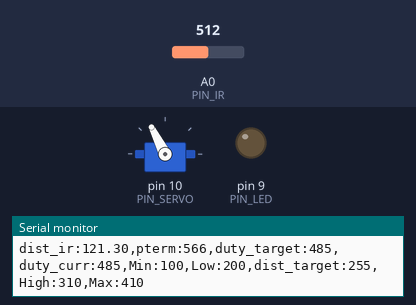
Bench run of a sketch on a simulated Arduino Uno, built with avr-gcc and run on an emulated ATmega328P. Shown: servo, output pins drawn as LEDs (lit = HIGH), the last lines printed to the serial monitor. The inputs (shaded band) are chosen by the test bench; at power-on: A0 (PIN_IR) = 512.

Above: at 1.7 s.
1.8 s: A0 (PIN_IR) set to 245
At 3.4 s:
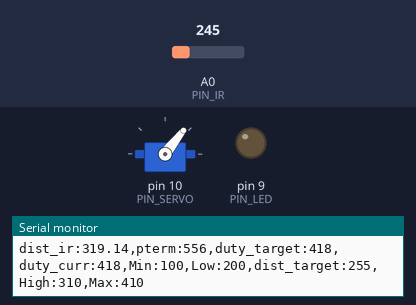
3.7 s: A0 (PIN_IR) set to 265
At 4.3 s:
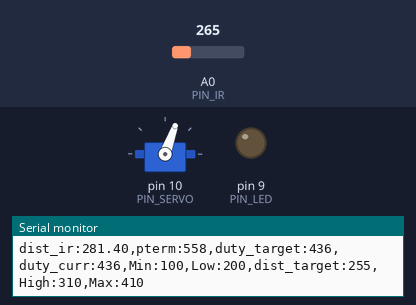
Timing chart, 0 to 6.7 s (numbered marks = the images above; inputs shaded):
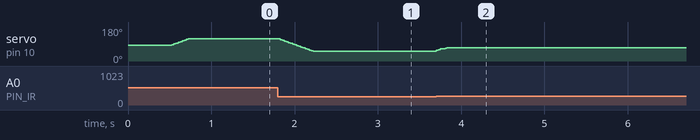

Measured:
- after the input at 1.8 s, servo on pin 10 (PIN_SERVO): moves from 117° to 52° over 0.40 s, starting at once
- after the input at 3.7 s, servo on pin 10 (PIN_SERVO): 52° → 69° at once, → 70° 0.21 s later

The sketch:

p_control.ino
```cpp
#include <Servo.h>
#define PIN_SERVO 10
#define PIN_LED 9
#define PIN_IR A0

#define DIST_TARGET 255
#define DIST_MIN 100
#define DIST_MAX 410

#define DIST_ALPHA 0.3

#define DUTY_MIN 1080
#define DUTY_NEU 1400
#define DUTY_MAX 1750

#define SERVO_ANGLE 30
#define SERVO_SPEED 30

#define INTERVAL_DIST 20
#define INTERVAL_SERVO 25
#define INTERVAL_SERIAL 50

#define _KP 2.5

Servo myservo;

float dist_target = DIST_TARGET;
float dist_raw,dist_ema;

unsigned long last_sampling_time_dist,last_sampling_time_servo,last_sampling_time_serial;
bool event_dist, event_servo, event_serial;

int duty_chg_per_interval;
int duty_target, duty_curr;

float error_curr, error_prev, control, pterm, dterm, iterm;


void setup() {
  myservo.attach(PIN_SERVO);
  pinMode(PIN_LED,OUTPUT);

  myservo.writeMicroseconds(DUTY_NEU);
  duty_curr = DUTY_NEU;
  delay(500);

  Serial.begin(57600);
  duty_chg_per_interval = (DUTY_MAX-DUTY_MIN) * (SERVO_SPEED / 12.0) *(INTERVAL_SERVO/1000.0);
  //(duty_target-duty_curr//microseconds)*(servo_speed/duty gap-->angle conversion)*(interval/1000.0)
  last_sampling_time_dist = 500;
  last_sampling_time_servo = 500;
  last_sampling_time_serial = 500;

  event_dist = false;
  event_servo = false;
  event_serial = false;
}

void loop() {
  // put your main code here, to run repeatedly:
  if (millis() >= last_sampling_time_dist + INTERVAL_DIST) event_dist= true;
  if (millis() >= last_sampling_time_servo + INTERVAL_SERVO) event_servo= true;
  if (millis() >= last_sampling_time_serial + INTERVAL_SERIAL) event_serial= true;

  if(event_dist){
    event_dist = false;
    dist_raw = ir_distance();
    dist_ema = DIST_ALPHA * dist_raw + (1-DIST_ALPHA) * dist_ema;
    dist_raw = dist_ema;

    error_curr = dist_target - dist_raw;
    pterm = error_curr;
    control = _KP*pterm; // pterm + dterm + iterm
    duty_target = DUTY_NEU + control*2  ;
    duty_target = min(max(duty_target,DUTY_MIN),DUTY_MAX);
    last_sampling_time_dist += INTERVAL_DIST;
  }

  if(event_servo){
    event_servo = false;
    if(duty_target > duty_curr){
      duty_curr += duty_chg_per_interval;
      if(duty_curr >= duty_target) duty_curr = duty_target;
    }
    else {
      duty_curr -= duty_chg_per_interval;
      if(duty_curr < duty_target) duty_curr = duty_target;
    }
   myservo.writeMicroseconds(duty_curr);
   last_sampling_time_servo += INTERVAL_SERVO;
  }

  if(event_serial) {
    event_serial = false;
    Serial.print("dist_ir:");
    Serial.print(dist_raw);
    Serial.print(",pterm:");
    Serial.print(map(pterm,-1000,1000,510,610));
    Serial.print(",duty_target:");
    Serial.print(map(duty_target,1000,2000,410,510));
    Serial.print(",duty_curr:");
    Serial.print(map(duty_curr,1000,2000,410,510));
    Serial.println(",Min:100,Low:200,dist_target:255,High:310,Max:410");

    last_sampling_time_serial += INTERVAL_SERIAL;
  }
}

float ir_distance(void){
  float val;
  float cali;
  float volt = float(analogRead(PIN_IR));
  val = ((6762.0/(volt-9.0))-4.0) * 10.0;

  if (val < 181.0) cali = 100 + 100.0 / (181 - 71) * (val - 71);
  else if (val < 234.0)   cali = 200 + 100.0 / (234 - 181) * (val - 181);
  else cali = 300 + 110.0 / (306 - 234) * (val - 234);

  return cali;
}
```
